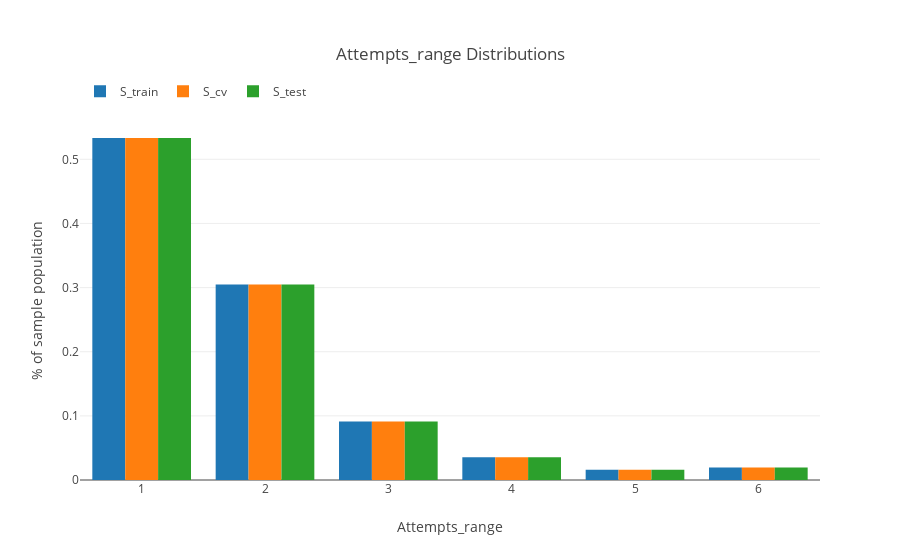

This figure's notebook cell:
### Markdown cell above
These splits will be now be used to compare all models. We can plot the proportions of the 6 labels in each split to check that they are indeed equal. The plot below confirms this.

### Code cell
trace0 = go.Histogram(x=S_train.attempts_range, histnorm='probability', name='S_train')
trace1 = go.Histogram(x=S_cv.attempts_range, histnorm='probability', name='S_cv')
trace2 = go.Histogram(x=S_test.attempts_range, histnorm='probability', name='S_test')

layout = go.Layout(title='Attempts_range Distributions',
               xaxis=dict(title='Attempts_range'),
               yaxis=dict(title='% of sample population'),
                  legend=dict(orientation='h', y=1.12),
                  margin=dict(t=120))

fig = go.Figure([trace0, trace1, trace2], layout=layout)

iplot(fig, filename='split-distributions.html')

### Figure 1 — Plotly figure (JSON) as saved in the notebook; plotly's stock layout.template omitted (floating-point values rounded to 4 significant figures; data arrays with more than 128 entries replaced by an {"elided": "..."} marker saying what was removed)
{"data": [{"histnorm": "probability", "name": "S_train", "type": "histogram", "uid": "d49e4f6e-b0ed-11e9-9994-e442a6f8adc6", "x": {"elided": "87353 int values"}}, {"histnorm": "probability", "name": "S_cv", "type": "histogram", "uid": "d49e4f6f-b0ed-11e9-8803-e442a6f8adc6", "x": {"elided": "29118 int values"}}, {"histnorm": "probability", "name": "S_test", "type": "histogram", "uid": "d49e4f70-b0ed-11e9-913e-e442a6f8adc6", "x": {"elided": "38824 int values"}}], "layout": {"legend": {"orientation": "h", "y": 1.12}, "margin": {"t": 120}, "title": "Attempts_range Distributions", "xaxis": {"title": "Attempts_range"}, "yaxis": {"title": "% of sample population"}}}
